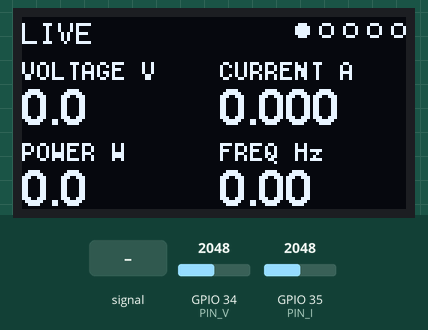
A sketch run on a simulated ESP32. Parts: 128×64 one-colour display. Inputs (shaded band) come from the test bench; at power-on: GPIO 35 (PIN_I) = 2048, GPIO 34 (PIN_V) = 2048 (analog values on the 0–4095 scale). What the sketch prints to the serial monitor is not drawn.

Above: at 2.7 s.
2.8 s: GPIO 34 (PIN_V) fed a 200 Hz sine of ±327 counts around its level
At 4.9 s:
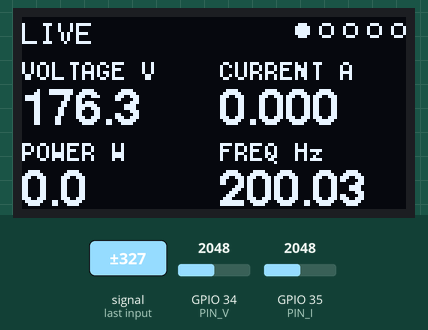
5.8 s: GPIO 35 (PIN_I) set to 2866
At 6.13 s:
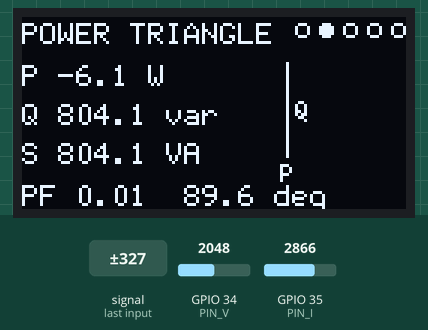
7.8 s: GPIO 35 (PIN_I) set to 3603
At 8.13 s:
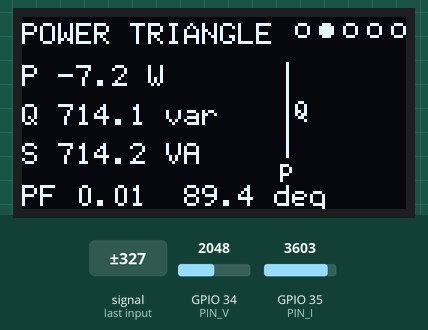
10.8 s: GPIO 35 (PIN_I) fed a 200 Hz sine of ±327 counts around its level
At 11.32 s:
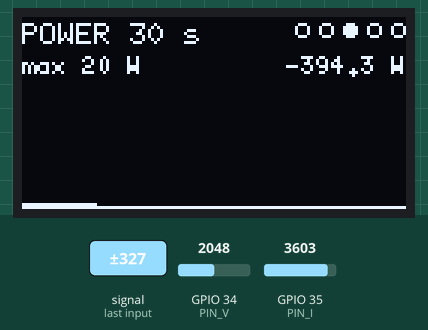
13.0 s: GPIO 34 (PIN_V) set to 2866
At 15.31 s:
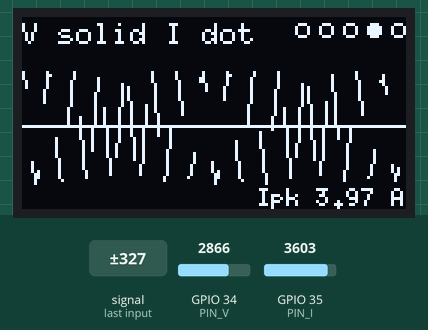
16.0 s: GPIO 34 (PIN_V) fed a 1000 Hz sine of ±1023 counts around its level
At 22.0 s:
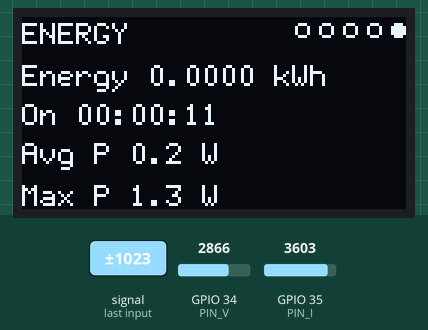
Timing chart, 0 to 22.6 s (numbered marks = the images above; inputs shaded):
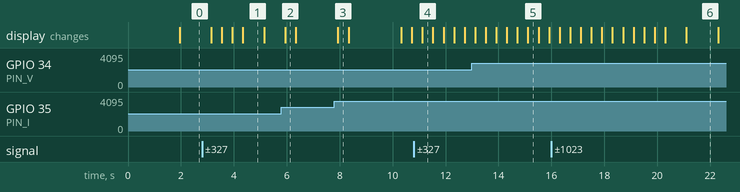

Measured:
- after the input at 2.8 s, the display: first changes after 0.35 s (image 1 shows a later state)
- after the input at 5.8 s, the display: changes after 0.14 s (image 2)
- what the display in image 1 shows lasts 0.8 s, from 4.3 s to 5.1 s

The sketch:

powerscope_oled.ino
```cpp
// PowerScope: ESP32 + ZMPT101B + ACS712-20A + 1.3" OLED (SH1106, I2C)
// Five pages that change every 5 seconds: Live, Power triangle, Power trend (30 s), Scope, Energy.
// Wiring: OLED VCC 3V3, GND GND, SDA GPIO21, SCL GPIO22.
//         ZMPT101B OUT -> 10k -> node -> GPIO34;  ACS712 OUT -> 10k -> node -> GPIO35.
//         Each node: 20k to GND and 100nF to GND.
// Library: U8g2 (Library Manager). Serial Monitor at 115200 shows the same numbers.

#include <Wire.h>
#include <U8g2lib.h>

// If the picture is shifted by 2 px or garbled, use this line instead:
//   U8G2_SSD1306_128X64_NONAME_F_HW_I2C u8g2(U8G2_R0, U8X8_PIN_NONE);
U8G2_SH1106_128X64_NONAME_F_HW_I2C u8g2(U8G2_R0, U8X8_PIN_NONE);

// ---------------- calibration ----------------
float V_GAIN = 0.946f;             // volts per mV at the pin (your calibration)
float I_TRIM = 1.00f;              // clamp meter A / displayed A
const float DIV = 2.0f / 3.0f;     // 10k + 20k divider
const float SENS_MV_PER_A = 100;   // ACS712-20A
int   SHIFT  = 0;                  // phase alignment in samples (1 sample = 2.25 deg)
int   I_SIGN = -1;                 // -1 because your real power read negative
const float I_FLOOR = 0.08f;       // below this the current shows as zero
const float V_FLOOR = 20.0f;

// ---------------- sampling ----------------
const int      PIN_V = 34;
const int      PIN_I = 35;
const int      N     = 1600;       // 1600 samples at 8 kHz = 200 ms = 10 cycles
const uint32_t TS_US = 125;

uint16_t vr[N], ir[N];
double   g_vm = 0, g_im = 0;       // DC midpoints of the last window
float    g_amp = 0;                // voltage amplitude in mV (for the scope trigger)

// ---------------- results ----------------
struct Meas { float V, I, P, Q, S, PF, f, phi; } M;

// ---------------- pages ----------------
const int      PAGES   = 5;
const uint32_t PAGE_MS = 5000;

// ---------------- history (30 s) ----------------
const int      HN = 120;           // 120 points, one every 250 ms = 30 s
float          hist[HN];
int            hHead = 0, hCount = 0;
uint32_t       lastHist = 0;

// ---------------- energy ----------------
double   kWh = 0, onSeconds = 0;
float    maxP = 0;
uint32_t lastMs = 0;

float iPerMv() { return (1.0f / (DIV * SENS_MV_PER_A)) * I_TRIM; }   // amps per mV at the pin

void measure() {
  uint32_t start = micros();
  uint32_t t = start;
  for (int k = 0; k < N; k++) {
    vr[k] = analogReadMilliVolts(PIN_V);
    ir[k] = analogReadMilliVolts(PIN_I);
    t += TS_US;
    while ((int32_t)(micros() - t) < 0) { }
  }
  float elapsedUs = (float)(micros() - start);

  double vm = 0, im = 0;
  int vmn = 9999, vmx = 0;
  for (int k = 0; k < N; k++) {
    vm += vr[k];
    im += ir[k];
    if (vr[k] < vmn) vmn = vr[k];
    if (vr[k] > vmx) vmx = vr[k];
  }
  vm /= N;
  im /= N;
  g_vm = vm;
  g_im = im;
  g_amp = (vmx - vmn) / 2.0f;

  const double IPM = iPerMv();
  double v2 = 0, i2 = 0;
  for (int k = 0; k < N; k++) {
    double v = (vr[k] - vm) * V_GAIN;
    double i = (ir[k] - im) * IPM;
    v2 += v * v;
    i2 += i * i;
  }
  float Vrms = sqrt(v2 / N);
  float Irms = sqrt(i2 / N);

  double pSum = 0;
  int cnt = 0;
  for (int k = 0; k < N; k++) {
    int j = k + SHIFT;
    if (j < 0 || j >= N) continue;
    pSum += ((vr[k] - vm) * V_GAIN) * ((ir[j] - im) * IPM);
    cnt++;
  }
  float P = I_SIGN * (float)(pSum / cnt);

  if (Vrms < V_FLOOR) Vrms = 0;
  if (Irms < I_FLOOR) { Irms = 0; P = 0; }
  float S = Vrms * Irms;
  float PF = (S > 1.0f) ? constrain(fabs(P) / S, 0.0f, 1.0f) : 0;
  float Q = sqrt(max(0.0f, S * S - P * P));
  float phi = acos(PF) * 57.29578f;            // degrees
  if (S <= 1.0f) phi = 0;

  // frequency from rising crossings
  float hy = 0.2f * g_amp;
  bool armed = false;
  int crossings = 0, first = 0, last = 0;
  if (g_amp > 100) {
    for (int k = 0; k < N; k++) {
      float d = vr[k] - vm;
      if (d < -hy) armed = true;
      else if (armed && d > hy) {
        armed = false;
        crossings++;
        if (crossings == 1) first = k;
        last = k;
      }
    }
  }
  float f = 0;
  if (crossings > 1) {
    float periodUs = (last - first) * (elapsedUs / N) / (crossings - 1);
    f = 1e6f / periodUs;
  }

  M = { Vrms, Irms, P, Q, S, PF, f, phi };
}

void updateStats() {
  uint32_t now = millis();
  if (lastMs) {
    float dt = (now - lastMs) / 1000.0f;
    if (M.P > 0) kWh += (double)M.P * dt / 3.6e6;
    if (M.I > 0) onSeconds += dt;
  }
  lastMs = now;
  if (M.P > maxP) maxP = M.P;

  if (now - lastHist >= 250) {
    lastHist = now;
    hist[hHead] = M.P;
    hHead = (hHead + 1) % HN;
    if (hCount < HN) hCount++;
  }
}

// ---------------- drawing helpers ----------------
void header(const char* title, int page) {
  u8g2.setFont(u8g2_font_6x10_tr);
  u8g2.drawStr(0, 9, title);
  for (int p = 0; p < PAGES; p++) {
    int x = 125 - (PAGES - 1 - p) * 8;
    if (p == page) u8g2.drawDisc(x, 4, 2);
    else u8g2.drawCircle(x, 4, 2);
  }
}

void drawRight(const char* s, int xr, int y) {
  u8g2.drawStr(xr - u8g2.getStrWidth(s), y, s);
}

float niceCeil(float v) {
  const float steps[] = {10, 20, 50, 100, 200, 500, 1000, 2000, 5000};
  for (float s : steps) if (v <= s) return s;
  return 10000;
}

// ---------------- pages ----------------
void pageLive() {
  char b[24];
  header("LIVE", 0);
  u8g2.setFont(u8g2_font_5x8_tr);
  u8g2.drawStr(0, 21, "VOLTAGE V");  u8g2.drawStr(66, 21, "CURRENT A");
  u8g2.drawStr(0, 48, "POWER W");    u8g2.drawStr(66, 48, "FREQ Hz");
  u8g2.setFont(u8g2_font_helvB12_tr);
  snprintf(b, sizeof(b), "%.1f", M.V);  u8g2.drawStr(0, 36, b);
  snprintf(b, sizeof(b), "%.3f", M.I);  u8g2.drawStr(66, 36, b);
  snprintf(b, sizeof(b), "%.1f", M.P);  u8g2.drawStr(0, 63, b);
  snprintf(b, sizeof(b), "%.2f", M.f);  u8g2.drawStr(66, 63, b);
}

void pageTriangle() {
  char b[28];
  header("POWER TRIANGLE", 1);
  u8g2.setFont(u8g2_font_6x12_tr);
  snprintf(b, sizeof(b), "P %.1f W", M.P);    u8g2.drawStr(0, 23, b);
  snprintf(b, sizeof(b), "Q %.1f var", M.Q);  u8g2.drawStr(0, 36, b);
  snprintf(b, sizeof(b), "S %.1f VA", M.S);   u8g2.drawStr(0, 49, b);
  snprintf(b, sizeof(b), "PF %.2f  %.1f deg", M.PF, M.phi);
  u8g2.drawStr(0, 63, b);

  // small triangle: base is P, height is Q, long side is S
  float base = 32.0f * M.PF;
  float height = 32.0f * sin(M.phi / 57.29578f);
  int x0 = 88, y0 = 46;
  u8g2.drawLine(x0, y0, x0 + (int)base, y0);
  u8g2.drawLine(x0 + (int)base, y0, x0 + (int)base, y0 - (int)height);
  u8g2.drawLine(x0, y0, x0 + (int)base, y0 - (int)height);
  u8g2.setFont(u8g2_font_5x8_tr);
  u8g2.drawStr(x0 + (int)base / 2 - 2, y0 + 9, "P");
  u8g2.drawStr(min(x0 + (int)base + 3, 122), y0 - (int)height / 2 + 3, "Q");
}

void pageTrend() {
  char b[24];
  header("POWER 30 s", 2);
  float mx = 10;
  for (int i = 0; i < hCount; i++) if (hist[i] > mx) mx = hist[i];
  float ymax = niceCeil(mx * 1.1f);

  u8g2.setFont(u8g2_font_5x8_tr);
  snprintf(b, sizeof(b), "max %.0f W", ymax);  u8g2.drawStr(0, 19, b);
  snprintf(b, sizeof(b), "%.1f W", M.P);       drawRight(b, 127, 19);

  u8g2.drawHLine(0, 63, 128);
  int prevX = -1, prevY = 0;
  for (int i = 0; i < hCount; i++) {
    int idx = (hHead - hCount + i + HN) % HN;
    int x = (int)(i * 127.0f / (HN - 1));
    float v = max(0.0f, hist[idx]);
    int y = 62 - (int)(v / ymax * 38.0f);
    if (prevX >= 0) u8g2.drawLine(prevX, prevY, x, y);
    prevX = x;
    prevY = y;
  }
}

void pageScope() {
  char b[24];
  header("V solid I dot", 3);
  const int cy = 36, half = 19, span = 320;      // 2 cycles = 320 samples at 8 kHz
  for (int x = 0; x < 128; x += 4) u8g2.drawPixel(x, cy);

  // start on a rising voltage crossing so the picture stays still
  int k0 = 0;
  if (g_amp > 100) {
    float hy = 0.2f * g_amp;
    bool armed = false;
    for (int k = 1; k < N - span - 1; k++) {
      float d = vr[k] - g_vm;
      if (d < -hy) armed = true;
      else if (armed && d > 0) { k0 = k; break; }
    }
  }

  const float ipm = iPerMv();
  float ipk = 0;
  for (int k = 0; k < span; k++) {
    float i = fabs((ir[k0 + k] - g_im) * ipm);
    if (i > ipk) ipk = i;
  }
  float iscale = half / max(ipk, 0.3f);

  int pvy = cy, piy = cy;
  for (int x = 0; x < 128; x++) {
    int j = k0 + (int)(x * (float)span / 127.0f);
    float v = (vr[j] - g_vm) * V_GAIN;
    float i = I_SIGN * (ir[j] - g_im) * ipm;
    int yv = constrain(cy - (int)(v / 350.0f * half), 14, 57);
    int yi = constrain(cy - (int)(i * iscale), 14, 57);
    if (x > 0) {
      u8g2.drawLine(x - 1, pvy, x, yv);
      if ((x / 2) % 2 == 0) u8g2.drawLine(x - 1, piy, x, yi);
    }
    pvy = yv;
    piy = yi;
  }
  u8g2.setFont(u8g2_font_5x8_tr);
  snprintf(b, sizeof(b), "Ipk %.2f A", ipk);
  drawRight(b, 127, 63);
}

void pageEnergy() {
  char b[28];
  header("ENERGY", 4);
  u8g2.setFont(u8g2_font_6x12_tr);
  snprintf(b, sizeof(b), "Energy %.4f kWh", kWh);   u8g2.drawStr(0, 23, b);
  uint32_t s = (uint32_t)onSeconds;
  snprintf(b, sizeof(b), "On %02lu:%02lu:%02lu", (unsigned long)(s / 3600), (unsigned long)((s / 60) % 60), (unsigned long)(s % 60));
  u8g2.drawStr(0, 36, b);
  float avg = (onSeconds > 1) ? (float)(kWh * 3.6e6 / onSeconds) : 0;
  snprintf(b, sizeof(b), "Avg P %.1f W", avg);      u8g2.drawStr(0, 49, b);
  snprintf(b, sizeof(b), "Max P %.1f W", maxP);     u8g2.drawStr(0, 63, b);
}

void setup() {
  Serial.begin(115200);
  analogSetAttenuation(ADC_11db);
  analogReadResolution(12);
  Wire.begin(21, 22);
  u8g2.begin();
  u8g2.setBusClock(400000);

  u8g2.clearBuffer();
  u8g2.setFont(u8g2_font_helvB14_tr);
  u8g2.drawStr(10, 34, "PowerScope");
  u8g2.setFont(u8g2_font_6x10_tr);
  u8g2.drawStr(10, 52, "see where every watt goes");
  u8g2.sendBuffer();
  delay(1500);
}

void loop() {
  measure();
  updateStats();

  int page = (millis() / PAGE_MS) % PAGES;
  u8g2.clearBuffer();
  switch (page) {
    case 0: pageLive();     break;
    case 1: pageTriangle(); break;
    case 2: pageTrend();    break;
    case 3: pageScope();    break;
    default: pageEnergy();  break;
  }
  u8g2.sendBuffer();

  Serial.printf("V %.1f | I %.3f | P %.1f | Q %.1f | S %.1f | PF %.2f | %.1f deg | f %.2f | %.4f kWh\n",
                M.V, M.I, M.P, M.Q, M.S, M.PF, M.phi, M.f, kWh);
}
```
